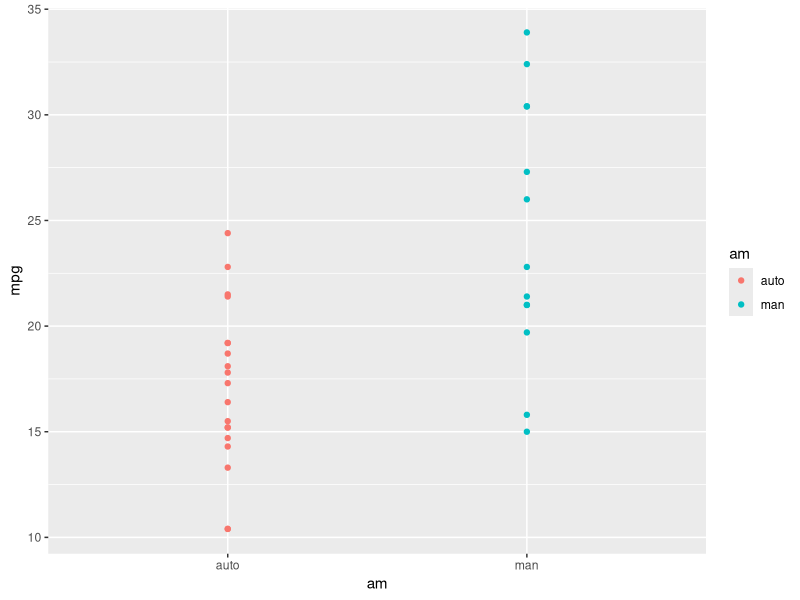
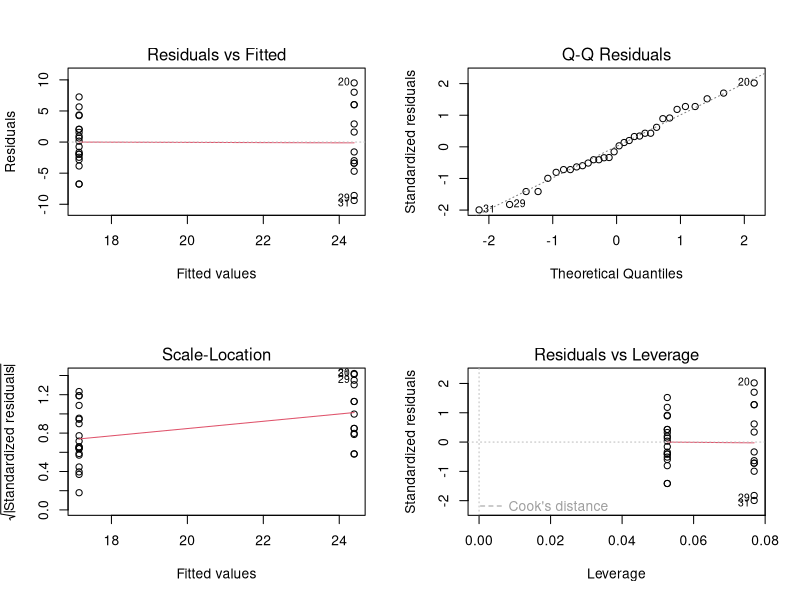
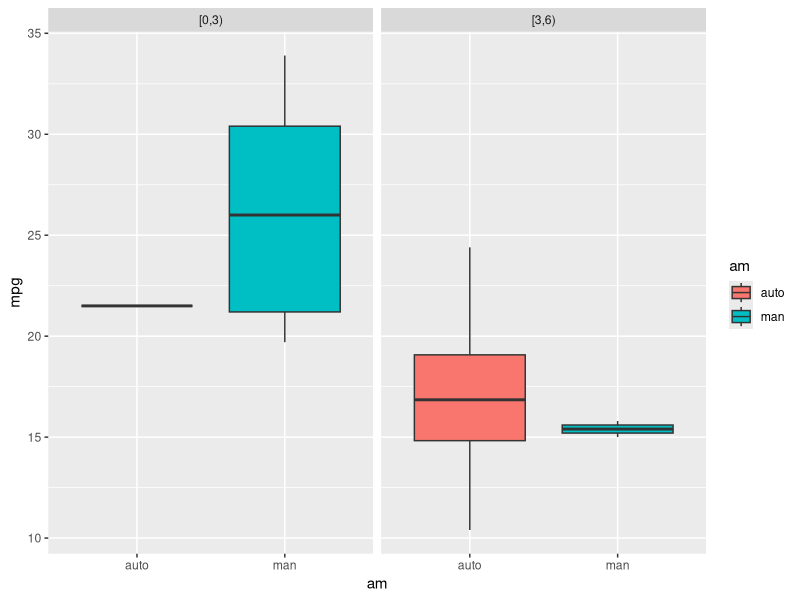
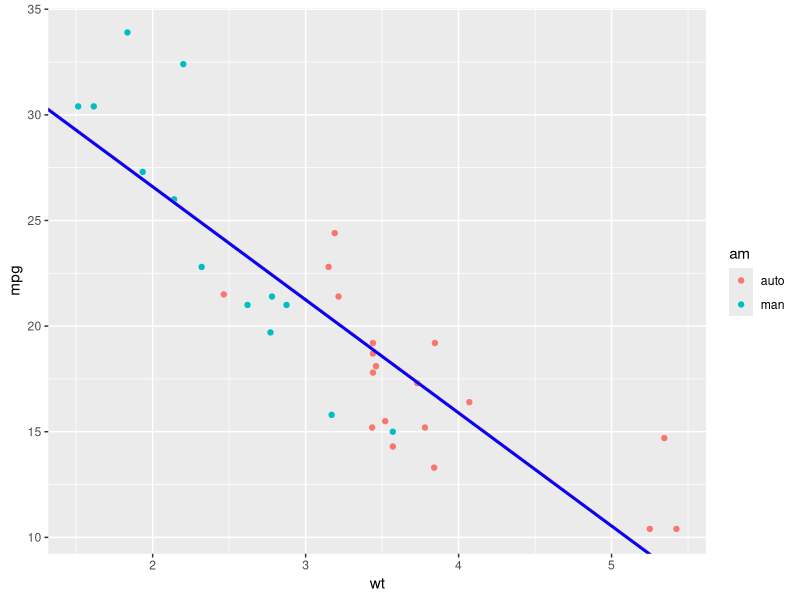
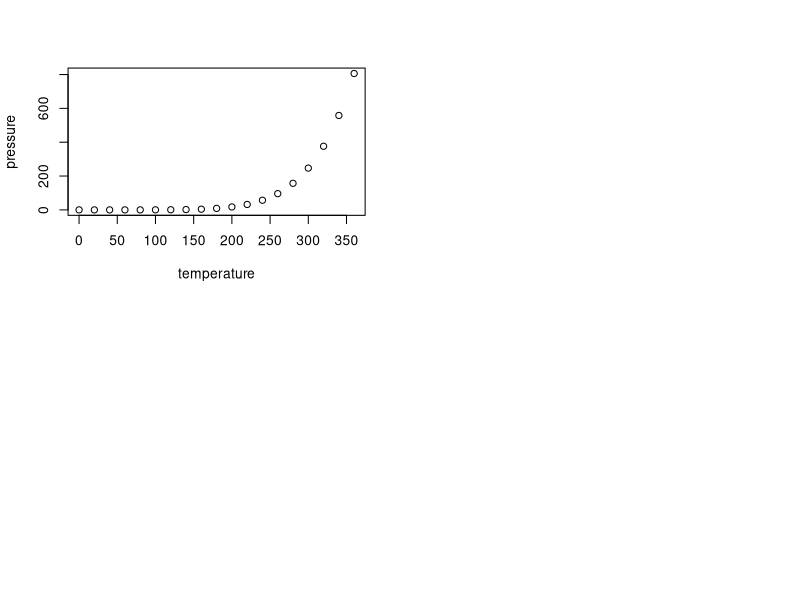

Here is the R script that generated these plots, in order:
## ---- chunk 1
library(dplyr)
library(ggplot2)
library(corrplot)


mtcars2<- mtcars %>%
          mutate(am=factor(am, levels=c(0,1),labels = c("auto", "man")),
                 cyl = factor(cyl), 
                 vs = factor(vs),
                 gear = factor(gear),
                 carb = factor(carb),
                 wt.cat = cut(wt,
                              breaks = c(0,3,6),
                              right=FALSE)) %>%
        
          group_by(am)

## ---- chunk 2
#str(mtcars2)

# two sided t-test to see if there is a significant difference in the mean mpg for 
# Automatic vs manual transmission. The null hypothesis is that there is no difference
# between the means.  With a p-value of 0.000285 < 0.05 the null hypothesis can be rejected in 
# favor of the alternative hypothesis that there is a difference in the mean mpg for Automatic
# Vs manual transmission.  The 95% confidence interval puts the difference on the interval
# [-10.8 -3.6], with zero not in the interval, the 95% confidence interval agrees with the 
# p-value as expected.  The sample means were estimated to be 17.1mpg for an automatic and 
# 24.4 for a manual transmission. 

t.test(mtcars2$mpg[mtcars2$am=="auto"],mtcars2$mpg[mtcars2$am=="man"], alt="two.sided")
lm.am <- lm(mpg~am,mtcars2)
summary(lm.am)
confint(lm.am)

## ---- chunk 3
lm.am.wt1<-lm(mpg~am + wt,data = mtcars2)
lm.am.wt2<-lm(mpg~am*wt,data=mtcars2)
summary(lm.am.wt1)
intm1.1 = coef(lm.am.wt1)[1]
slopem1=coef(lm.am.wt1)[3]
intm1.2 = sum(coef(lm.am.wt1)[1:3])
summary(lm.am.wt2)

# M<-cor(mtcars)
# corrplot(M, method="number")
## plot
table(mtcars2$am,mtcars2$wt.cat)

## ---- chunk 4
## Simple Linear Model: Model 1

par(mfrow=c(2,2))
ggplot(mtcars2,aes(x=am,y=mpg,color = am))+geom_point()
plot(lm.am)
## ---- chunk 5
g <- ggplot(data=mtcars2,aes(x=am, y=mpg, fill=am)) +
        facet_wrap(mtcars2$wt.cat~., scales = "fixed")+geom_boxplot()
     #geom_boxplot()+geom_hline(yintercept=mean(mtcars2$mpg),color="red") #+
     # facet_grid(~dose,
     #            labeller = labeller(dose=dose.labs)) +
     # labs(y = "Tooth Growth", 
     #      x = "Supplement", 
     #      title = "Effect of Vitamin C on Guinea Pig Tooth Growth by Dose and Supplement") +
     # scale_fill_discrete(labels = supp.labs) +
     # theme(
     #         legend.position = "none",
     #         legend.direction = "horizontal",
     #         legend.title = element_blank()
     #)
g
wt1<-ggplot(data=mtcars2,aes(x = wt,y=mpg,color=am ))+geom_point() + 
        #geom_smooth(method="lm")+
        # geom_hline(yintercept=mean(mtcars2$mpg),color="red")+
        # geom_hline(yintercept=mean(mtcars2$mpg[mtcars2$am=="man"]),color="lightblue",linetype=2)+
        # geom_hline(yintercept=mean(mtcars2$mpg[mtcars2$am=="auto"]),color="salmon",linetype=2)+
        # geom_segment(x=2.8,y=0,xend=2.8,yend=20.8,linetype=2,color="black")+
        geom_abline(intercept=coef(lm.am.wt1)[1],slope=coef(lm.am.wt1)[3],color="salmon",size=1) +
        geom_abline(intercept=sum(coef(lm.am.wt1)[1:2]),slope=coef(lm.am.wt1)[3],color="blue",size=1)


wt1
## ---- chunk 6
plot(pressure)
